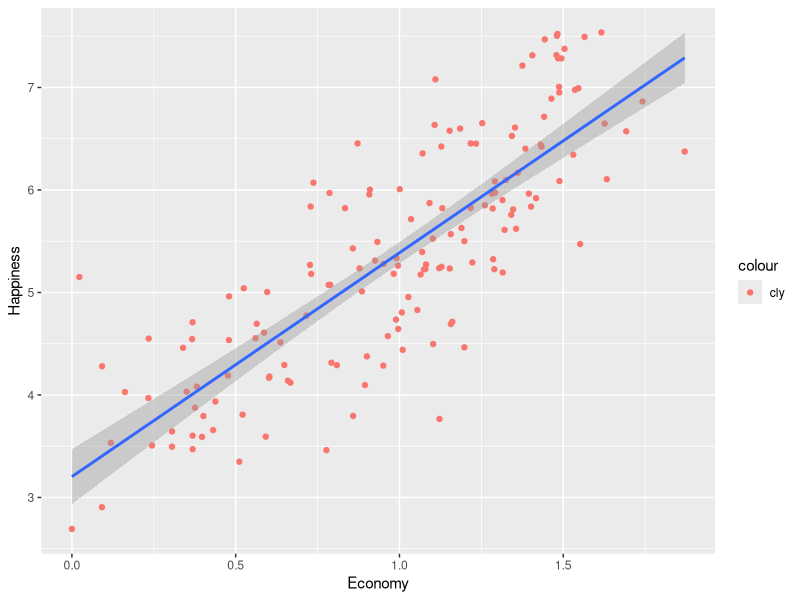
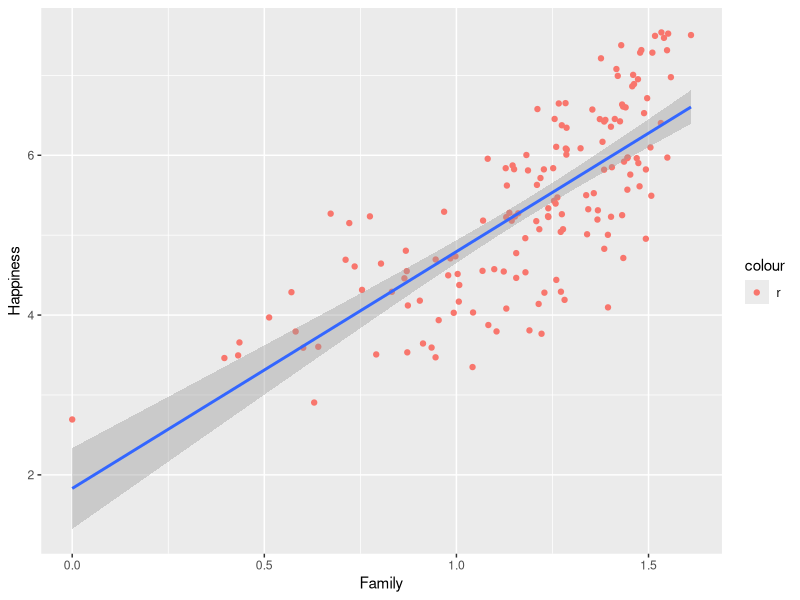
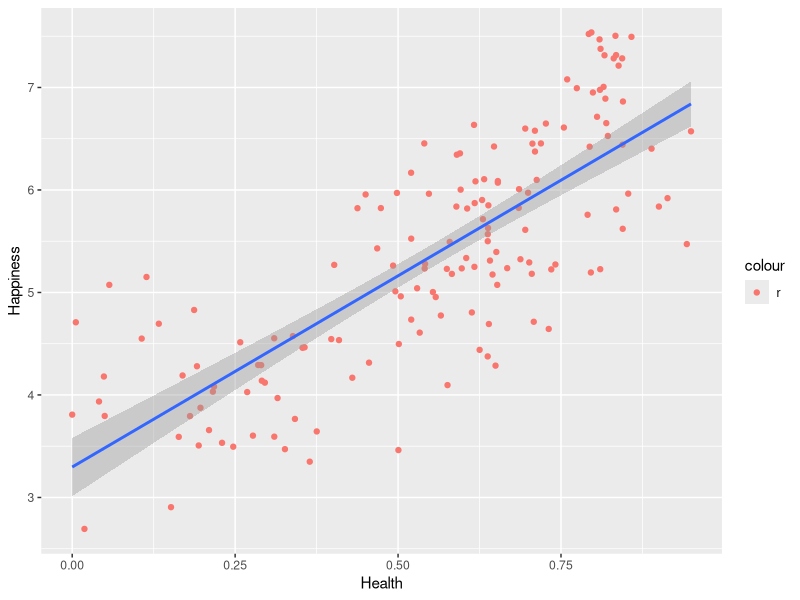
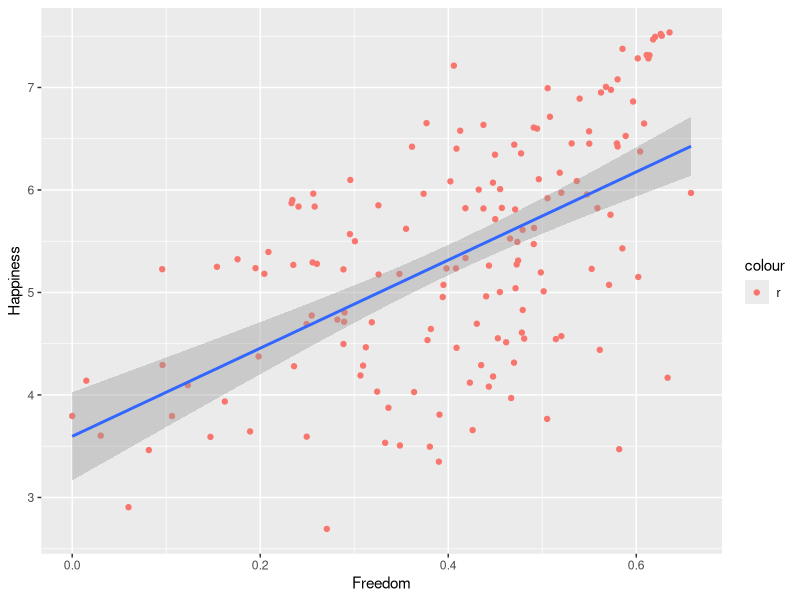
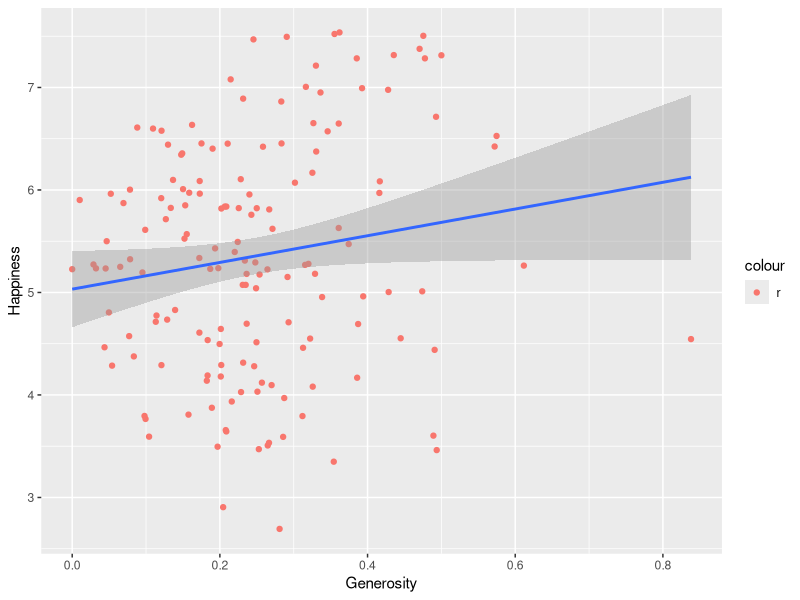
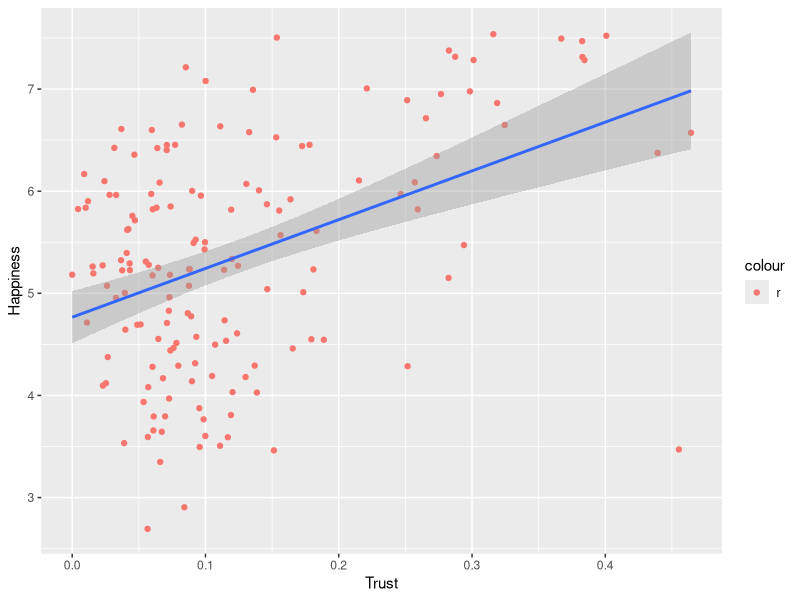

The R script that drew these images, in order: (Note: this script raises an error after producing the figures.)
mean_and_var <- function(x, use.sum=TRUE){
#  mean_and_var - return a list with two components named mean and var
#  x - numric vector or metrix    
#  use.sum - if use.sum set to false calculte the mean and var using for loops. if set to true (default) use the sum() function

  
  stopifnot(is.numeric(x),length(x) > 1)
  if (use.sum) {
    mean <- sum(x)/length(x)
    var <- sum(x^2)/length(x)-mean^2
  } 
  else{
    s = 0
    s2 = 0
    for (i in x) {
      s <- s+i      
      s2 <- s2+i^2
    }
    mean <- s/length(x)
    var <- s2/length(x)-mean
  }
  res <-  c(mean,var)
  return (res)
}


# Q1 ----------------------------------------------------------------------


#test mean_and_var
set.seed(1000)
#Q1
#Q1_a
x <- rnorm(5,50,50)
r1 <- mean_and_var(x)
print(r1)
#Q1_b
y <- matrix(1:1000,1000,1000)
r2 <- mean_and_var(y)
print(r2)
t1 <- system.time(mean_and_var(y))['elapsed']
print(t1)
t2 <- system.time(mean_and_var(y,use.sum = FALSE))['elapsed']
print(t2)

# Q2 ----------------------------------------------------------------------


#Q2
#Q2_a
#Create a matrix with 200 rows and 5 columns filled with random numbers from a normal distribution with mean=5 and var=100. (What is the corresponding standard deviation sd?)
#the corresponding standard deviation is sqrt(100) = 10 
mat <- matrix(rnorm(200*5,5,10),200,5) 
col_mean <- apply(mat,2,mean)
print(col_mean)
col_var <- apply(mat,2,var)
print(col_var)
#Q2_b
mat2 <- matrix(rnorm(20000*5,5,10),20000,5) 
col_mean2 <- apply(mat2,2,mean)
print(col_mean2)
col_var2 <- apply(mat2,2,var)
print(col_var2)
#it seem that result is almost the same 
#Q2_c
# we can use the same seed number and compere the results 


# Q3 ----------------------------------------------------------------------
setwd("C:/Users/ypick/MyPrivate/msc/open code course/hw/sol1")
data <- read.csv("2017 World Happiness Report.csv",header = TRUE,sep = ',')

#number of observation 
print(nrow(data))
#number of variables
print(ncol(data))
test_data <- subset(data, select = -c(Happiness.Rank, Whisker.high, Whisker.low, Dystopia.Residual) )
colnames(test_data)[colnames(test_data)=="Happiness.Score"] <- "Happiness"
colnames(test_data)[colnames(test_data)=="Economy..GDP.per.Capita."] <- "Economy"
colnames(test_data)[colnames(test_data)=="Health..Life.Expectancy."] <- "Health"
colnames(test_data)[colnames(test_data)=="Trust..Government.Corruption."] <- "Trust"
#the type for each class
sapply(test_data, class)
#The diffrent regions in data
levels((test_data$Region))
#the mim\max\mean happiness score
summary(test_data$Happiness)

library(ggplot2)
#need to improved
p1 <- ggplot(data = test_data,mapping = aes(x=test_data$Economy,y=test_data$Happiness))+ geom_point(aes(color= 'cly'))+ geom_smooth(method = 'lm')+ xlab("Economy")+ ylab("Happiness")
p2 <- ggplot(data = test_data,mapping = aes(x=test_data$Family,y=test_data$Happiness))+ geom_point(aes(color= 'r'))+ geom_smooth(method = 'lm')+ xlab("Family")+ ylab("Happiness")
p3 <- ggplot(data = test_data,mapping = aes(x=test_data$Health,y=test_data$Happiness))+ geom_point(aes(color= 'r'))+ geom_smooth(method = 'lm')+ xlab("Health")+ ylab("Happiness")
p4 <- ggplot(data = test_data,mapping = aes(x=test_data$Freedom,y=test_data$Happiness))+ geom_point(aes(color= 'r'))+ geom_smooth(method = 'lm')+ xlab("Freedom")+ ylab("Happiness")
p5 <- ggplot(data = test_data,mapping = aes(x=test_data$Generosity,y=test_data$Happiness))+ geom_point(aes(color= 'r'))+ geom_smooth(method = 'lm')+ xlab("Generosity")+ ylab("Happiness")
p6 <- ggplot(data = test_data,mapping = aes(x=test_data$Trust,y=test_data$Happiness))+ geom_point(aes(color= 'r'))+ geom_smooth(method = 'lm')+ xlab("Trust")+ ylab("Happiness")

ggarrange(p1,p2,p3,p4,p5,p6, ncol = 2,nrow = 3) 

#' What can you tell from the plots?
#' we can see that in corrletion between happines and Economy, Family, Health and Freedom 

ggplot(test_data,aes(x=test_data$Economy,y=test_data$Happiness, color = test_data$Region)) + geom_point() + 
  labs(x="Economy",y="Happiness") +
  geom_smooth(method = 'lm',se = FALSE)



ggplot(data = test_data,aes(Region)) + geom_bar(aes(fill = Region))

ggplot(data = test_data,aes(x=Region, y=Happiness)) + 
  geom_boxplot(mapping = aes(x = reorder(Region,Happiness,FUN=median),y=Happiness)) +
  geom_boxplot(aes(fill = Region)) 

#' Which Region has the most variability in Happiness?
#' The region with most variability is Middle East and Northern Africa
#' Which Region has the least variability?
#' The region with least variability is Australia and New Zealand
#' hat is the problem with the answer to this last question?
#' I think the problem is last qution is number of country in region and variability? in diffrent aspects 


library(GGally)


ggpairs(test_data, columns = 3:9)

#' What does this function plot?
#' the function plot the distrabution, corrlation and scattor plot of all variblae 
#' What does it show on the diagonal?
#' we see the distrabution of variable
#' Above the diagonal?
#' corrlation btewwen two variabales 
#' Below the diagonal?
#' scatter plots
#' What can you learn from this plot that you couldn't tell from the plots you created in section (b)?
#' 
  








